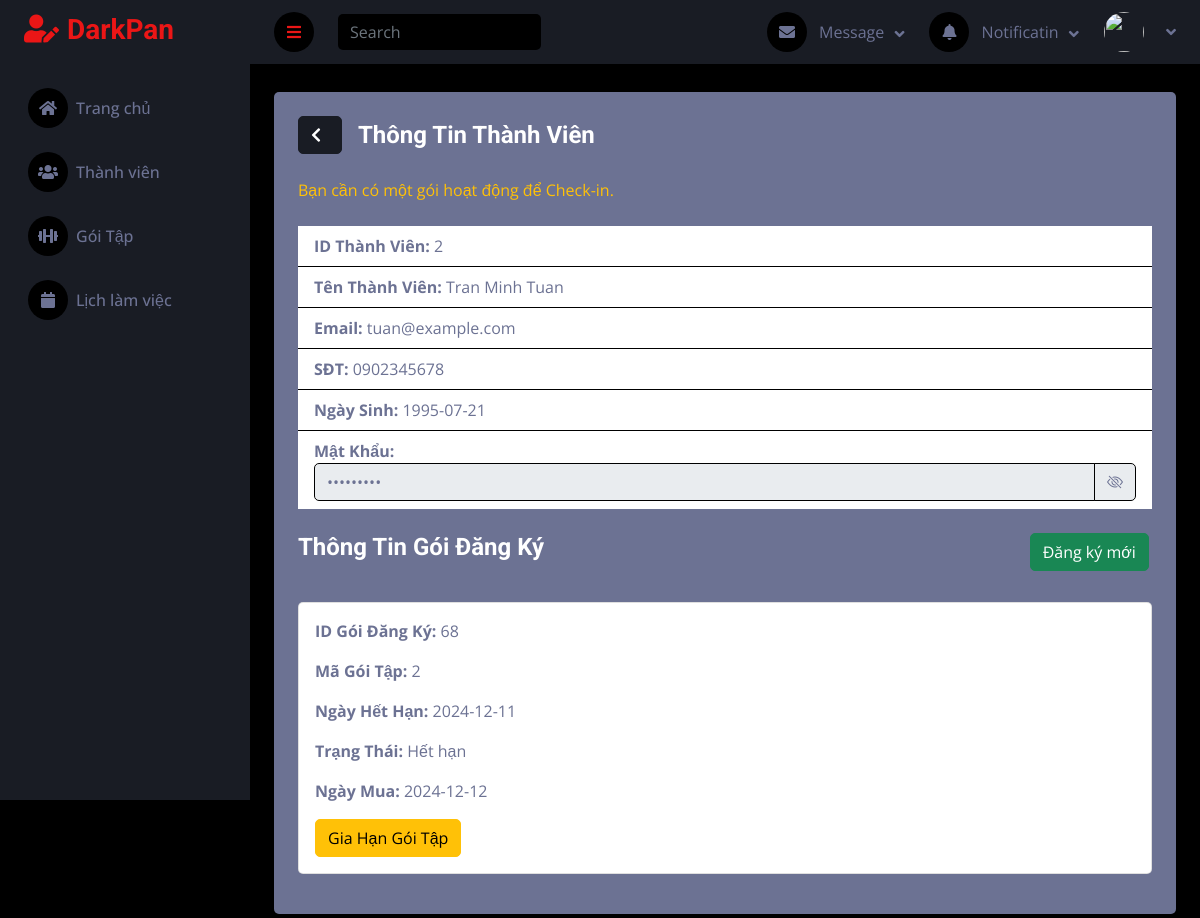
Page /public/NV_Quay/thanhVien/chiTietThanhVien?userID=2 on the earlier database version.
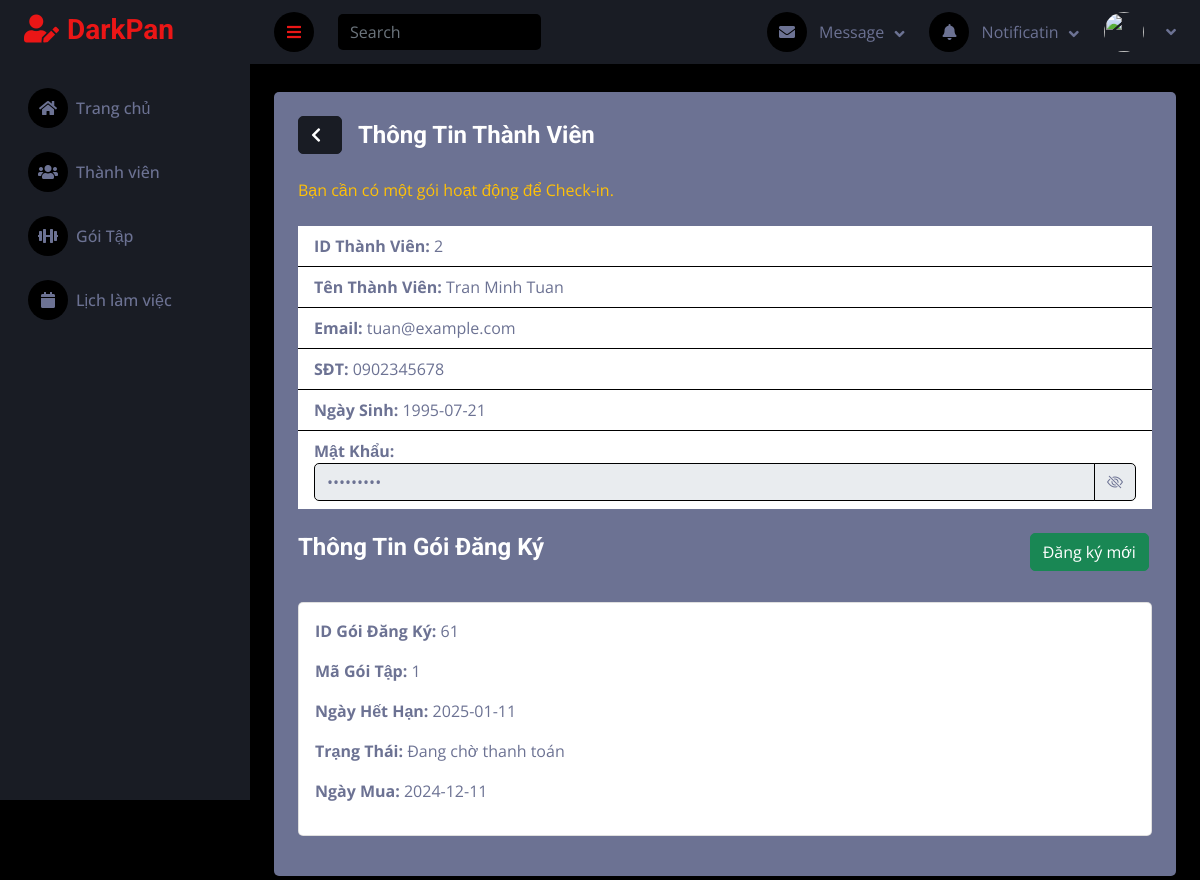
Same page on the later database version.
### tables this page shows
CREATE TABLE `goidangky` (
  `idDangKy` int(11) NOT NULL,
  `userID` int(11) NOT NULL,
  `maGoiTap` int(11) NOT NULL,
  `ngayHetHan` date NOT NULL,
  `trangThai` enum('Đang hoạt động','Hết hạn','Đã hủy','Đang chờ thanh toán') NOT NULL DEFAULT 'Đang chờ thanh toán',
  `ngayMua` date NOT NULL
);

### controllers/HomeController_NV.php (called while the page is built, shortened)
<?php
require_once BASE_PATH . '/models/ThanhVienModel.php';
class HomeController_NV {
    public function chiTietThanhVien() {
        $this->render('NV_Quay/thanhVien/chiTietThanhVien');
    }
    protected function render($view, $data = []) {
        extract($data);
        require_once BASE_PATH . "/views/$view.php";
    }
}
?>

### public/index.php (called while the page is built, shortened)
<?php
$router = new Router();
$router->handleRequest();
?>

### models/ThanhVienModel.php (called while the page is built, shortened)
<?php
require_once "../config/database.php";
class Member {
    private $conn;
    public function __construct() {
        $database = new Database();
        $this->conn = $database->connect();
    }
    public function getMembersByUserID($userID) {
        $query = "SELECT * FROM nguoidung WHERE vaiTro = 'ThanhVien' AND userID = ?";
        $stmt = $this->conn->prepare($query);
        $stmt->bind_param("i", $userID);
        $stmt->execute();
        $result = $stmt->get_result();
        return $result->fetch_assoc();
    }
    public function getGoiDangKyByUserID($userID) {
        $query = "SELECT idDangKy, userID, maGoiTap, ngayHetHan, trangThai, ngayMua
                  FROM goidangky
                  WHERE userID = ?";
        $stmt = $this->conn->prepare($query);
        $stmt->bind_param("i", $userID);
        $stmt->execute();
        $result = $stmt->get_result();
        return $result->fetch_all(MYSQLI_ASSOC);
    }
}
?>

### config/database.php (called while the page is built, shortened)
<?php
class Database {
    private $servername = "localhost:3306";
    private $username = "root";
    private $password = "";
    private $dbname = "gym";
    public function connect() {
        $this->conn = mysqli_connect($this->servername, $this->username, $this->password, $this->dbname);
        return $this->conn;
    }
}
?>

### views/NV_Quay/thanhVien/ChiTietThanhVien.php (the view, shortened to what the changed rows need)
<?php
    require_once '../models/ThanhVienModel.php';
    $thanhVienModel = new Member();
    $userID = isset($_GET['userID']) ? $_GET['userID'] : null;
    if ($userID) {
        $thanhVien = $thanhVienModel->getMembersByUserID($userID);
?>
<!DOCTYPE html>
<html lang="en">
<head>
    <link href="https://cdnjs.cloudflare.com/ajax/libs/font-awesome/5.10.0/css/all.min.css" rel="stylesheet">
    <link href="https://cdn.jsdelivr.net/npm/bootstrap-icons@1.4.1/font/bootstrap-icons.css" rel="stylesheet">
    <link href="asset/lib/owlcarousel/assets/owl.carousel.min.css" rel="stylesheet">
    <link href="asset/lib/tempusdominus/css/tempusdominus-bootstrap-4.min.css" rel="stylesheet" />
    <link href="asset/css/bootstrap.min.css" rel="stylesheet">
    <link href="asset/css/style.css" rel="stylesheet">
</head>
<body>
    <?php require_once('../views/NV_Quay/layout/header.php'); ?>
    <div class="container-fluid pt-4 px-4 my-1">
    <div class="row g-4">
        <div class="col-12">
            <div class="bg-light rounded p-4">
                <?php
                    $goiDangKyList = $thanhVienModel->getGoiDangKyByUserID($userID);
                    if (!empty($goiDangKyList)) {
                        foreach ($goiDangKyList as $item) {
                            $currentDate = date('Y-m-d');
                            $expiryDate = $item['ngayHetHan'];
                            $isExpired = strtotime($expiryDate) < strtotime($currentDate);
                    ?>
                            <div class="card mb-3">
                                <div class="card-body">
                                    <p><strong>ID Gói Đăng Ký:</strong> <?= $item['idDangKy'] ?></p>
                                    <p><strong>Mã Gói Tập:</strong> <?= $item['maGoiTap'] ?></p>
                                    <p><strong>Ngày Hết Hạn:</strong> <?= $item['ngayHetHan'] ?></p>
                                    <p><strong>Trạng Thái:</strong> <?= $item['trangThai'] ?></p>
                                    <p><strong>Ngày Mua:</strong> <?= $item['ngayMua'] ?></p>
                                    <?php if ($isExpired): ?>
                                        <button type="button" id="submitGiaHanGoiTap" class="btn btn-warning" data-bs-toggle="modal" data-bs-target="#extendGoitapForCustomerModal"
                                                data-userid="<?= $thanhVien['userID'] ?>"
                                                data-customername="<?= $thanhVien['hoTen'] ?>"
                                                data-customeremail="<?= $thanhVien['email'] ?>"
                                                data-customerphone="<?= $thanhVien['sdt'] ?>"
                                                data-magoi="<?= $item['maGoiTap'] ?>"
                                                >Gia Hạn Gói Tập</button>
                                    <?php endif; ?>
                                </div>
                            </div>
                    <?php
                        }
                    } else {
                        echo '<div class="alert alert-warning">Không có thông tin gói đăng ký cho thành viên này.</div>';
                    }
                } else {
                    echo '<div class="alert alert-danger">Không tìm thấy thông tin thành viên.</div>';
                }
                ?>
            </div>
        </div>
    </div>
</div>
</body>
</html>

Differences in the rows shown:
removed goidangky: idDangKy "68", maGoiTap "2", ngayHetHan "2024-12-11", trangThai "Hết hạn", ngayMua "2024-12-12"
added goidangky: idDangKy "61", maGoiTap "1", ngayHetHan "2025-01-11", trangThai "Đang chờ thanh toán", ngayMua "2024-12-11"
